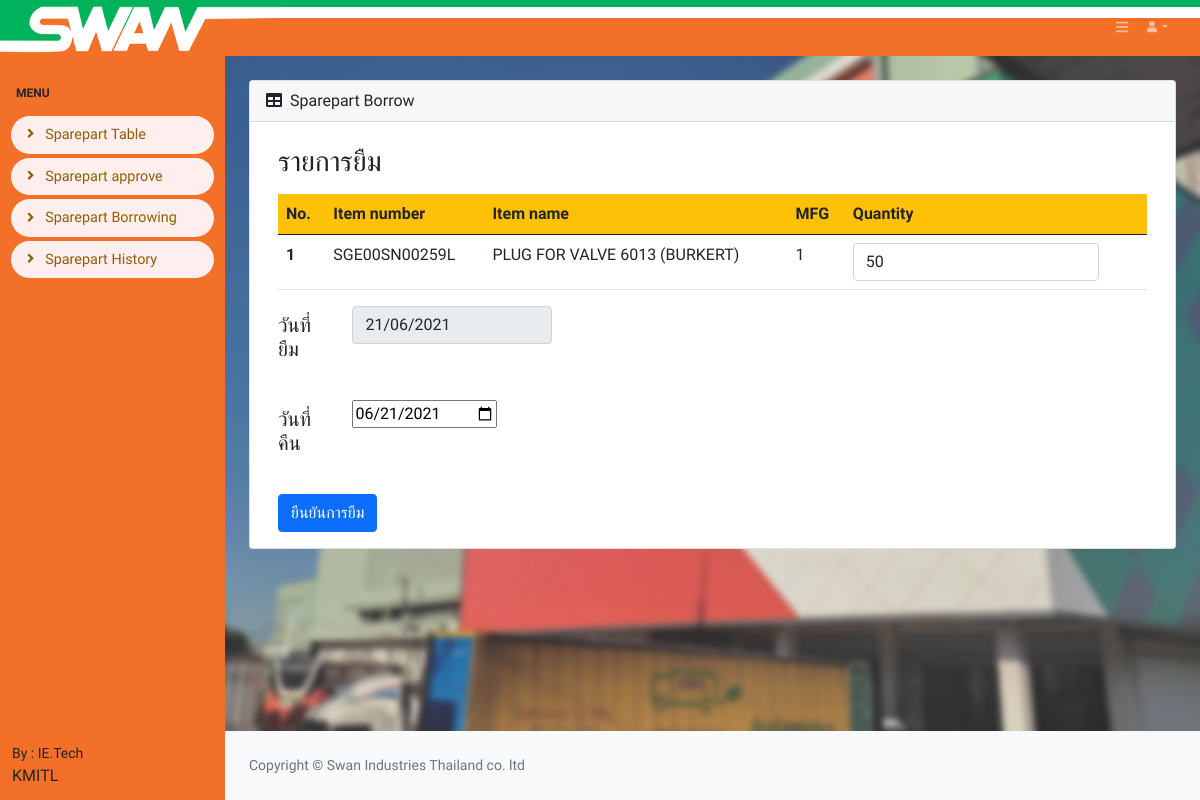
Screenshot of /member_form_borrow.php?act=edit&ID=1 (signed in) with the database file from the repository.
### tables this page shows
CREATE TABLE `tbl_spare_part` (
  `Item_ID` int(11) NOT NULL,
  `Item_number` varchar(100) NOT NULL,
  `Item_name` varchar(100) NOT NULL,
  `Item_grop` varchar(100) NOT NULL,
  `Packing_grop` varchar(100) NOT NULL,
  `warehouse` varchar(100) NOT NULL,
  `Quantity` varchar(100) NOT NULL,
  `Mfg_id` varchar(100) NOT NULL,
  `Status` varchar(100) NOT NULL,
  `datesave` timestamp NOT NULL DEFAULT current_timestamp()
);

### member_form_borrow.php (the view, shortened to what this page needs)
<!DOCTYPE html>
<html lang="en">
    <?php include('h_member.php');?>
    <body class="sb-nav-fixed">
    <?php include('condb.php');
    $Item_ID = $_REQUEST["ID"];
    $sql = "SELECT * FROM tbl_spare_part WHERE Item_ID='$Item_ID' ";
    $result = mysqli_query($con, $sql) or die ("Error in query: $sql " . mysqli_error());
    $row = mysqli_fetch_array($result);
    extract($row);
  ?>
  <?php include('nav_member.php');?>
    <div id="layoutSidenav_content">
                <main>
                    <br>
                    <div class="container-fluid px-4">
                        <div class="card mb-4">
                            <div class="card-header">
                                <i class="fas fa-table me-1"></i>
                                Sparepart Borrow
                            </div>
                            <div class="card-body">
<form  name="sparepart" action="member_form_borrow_db.php" method="POST" id="member" class="form-horizontal">
                                <div class="container">
                                <label for="colFormLabelSm" class="col-sm-5 col-form-label "><h3>รายการยืม</h3></label>
                                <table class="table">
  <thead class="bg-warning">
    <tr>
      <th scope="col">No.</th>
      <th scope="col">Item number</th>
      <th scope="col">Item name</th>
      <th scope="col">MFG</th>
      <th scope="col">Quantity</th>
    </tr>
  </thead>
  <tbody>
  <tr>
      <th scope="row">1</th>
      <td><?=$Item_number;?></td>
      <td><?=$Item_name;?></td>
      <td><?=$Mfg_id;?></td>
      <td> <input name="Quantity2" type="text" required class="form-control2" id="Quantity2"  value="<?=$Quantity;?>"  placeholder="Quantity"></td>
    </tr>
  </tbody>
</table>
<div class="form-group row">
    <label for="colFormLabelSm" class="col-sm-1 col-form-label "><h5>วันที่ยืม</h5></label>
    <div class="col-sm-3 ">
    <div class="input-group-prepend">
          <div name="date_borrow" class="input-group-text" id="date_borrow"><?php echo date("d/m/Y");?></div>
        </div>
    </div>
</div>
<br>
<div class="form-group row">
    <label for="colFormLabelSm" class="col-sm-1 col-form-label "><h5>วันที่คืน</h5></label>
    <div class="col-sm-3">
    <input type="date" id="date_return" name="date_return" value="<?php echo date("Y-m-d");?>">
    </div>
  </div>
  <br>
  <button type="submit" class="btn btn-primary">ยืนยันการยืม</button>
</form>
</div>
                            </div>
                        </div>
                    </div>
              <?php include('footer.php');?>
            </div>
        </div>
    </body>
</html>

### css/color.css (style rules this page uses)
body { font-family: 'Varela Round', sans-serif; }

### rows the page displays
tbl_spare_part: Item_number "SGE00SN00259L", Item_name "PLUG FOR VALVE 6013 (BURKERT)", Mfg "1", Quantity2 "50"
